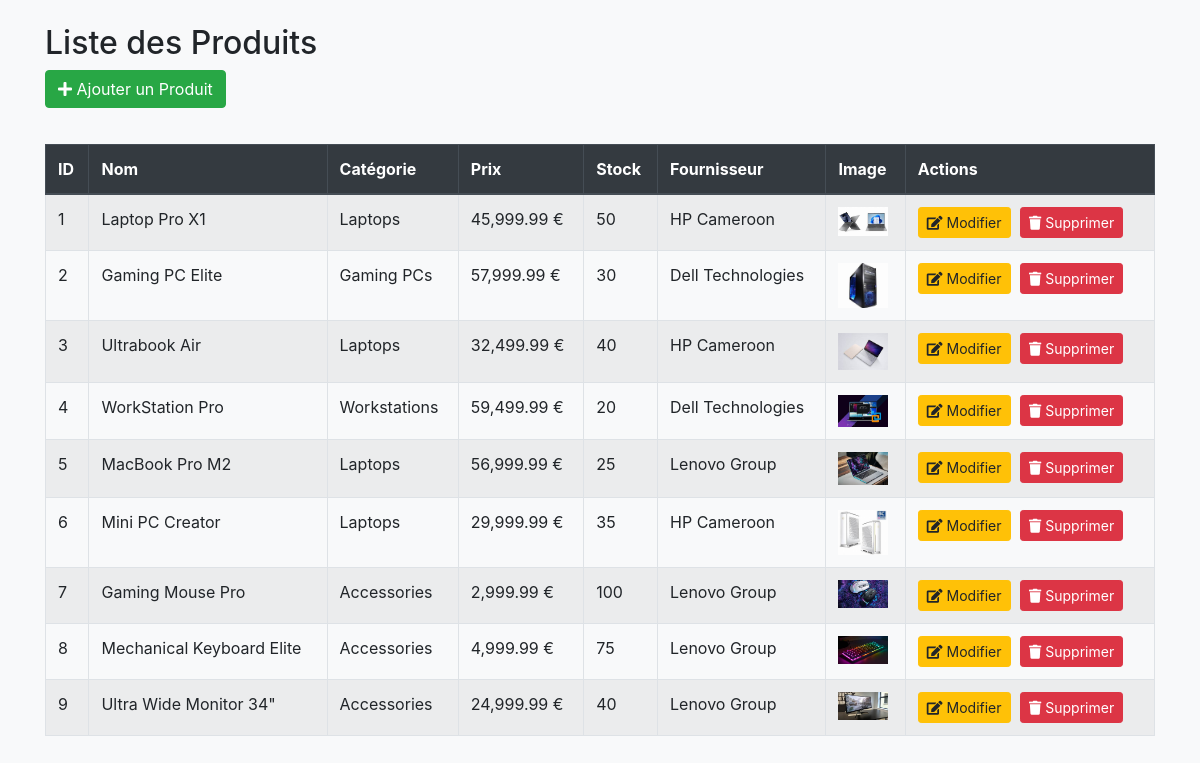
/admin/products.php, run on the app's committed database.
### tables this page shows
CREATE TABLE products (
    product_id INT PRIMARY KEY AUTO_INCREMENT,
    category_id INT,
    name VARCHAR(255) NOT NULL,
    description TEXT,
    specifications TEXT,
    price DECIMAL(10,2) NOT NULL,
    original_price DECIMAL(10,2),
    image_path VARCHAR(255),
    badge VARCHAR(50),
    stock_quantity INT DEFAULT 0,
    is_featured BOOLEAN DEFAULT FALSE,
    created_at TIMESTAMP DEFAULT CURRENT_TIMESTAMP,
    sales_count INT DEFAULT 0,
    low_stock_threshold INT DEFAULT 5,
    supplier_id INT NULL,
    warranty_period VARCHAR(50),
    return_policy TEXT,
    FOREIGN KEY (category_id) REFERENCES product_categories(category_id)
);

CREATE TABLE product_categories (
    category_id INT PRIMARY KEY AUTO_INCREMENT,
    category_name VARCHAR(100) NOT NULL,
    description TEXT
);

CREATE TABLE suppliers (
    supplier_id INT PRIMARY KEY AUTO_INCREMENT,
    company_name VARCHAR(100) NOT NULL,
    contact_name VARCHAR(100) NOT NULL,
    email VARCHAR(100) UNIQUE NOT NULL,
    phone_number VARCHAR(20),
    address TEXT,
    created_at TIMESTAMP DEFAULT CURRENT_TIMESTAMP
);

### admin/products.php (the view, shortened to what this page needs)
<?php
require_once '../DatabaseConnection/db_config.php';
$sql = "SELECT p.*, c.category_name, s.company_name AS supplier_name
        FROM products p
        LEFT JOIN product_categories c ON p.category_id = c.category_id
        LEFT JOIN suppliers s ON p.supplier_id = s.supplier_id
        ORDER BY p.product_id ASC";
$products = $conn->query($sql);
?>
<!DOCTYPE html>
<html lang="fr">
<head>
    <link href="https://stackpath.bootstrapcdn.com/bootstrap/4.5.2/css/bootstrap.min.css" rel="stylesheet">
    <link href="https://cdnjs.cloudflare.com/ajax/libs/font-awesome/5.15.4/css/all.min.css" rel="stylesheet">
</head>
<body>
<div class="container">
    <h2 class="mt-4">Liste des Produits</h2>
    <button type="button" class="btn btn-success mb-3" id="showAddProductModal">
        <i class="fas fa-plus"></i> Ajouter un Produit
    </button>
    <div class="table-responsive">
        <table class="table table-striped table-bordered">
            <thead class="thead-dark">
                <tr>
                    <th>ID</th>
                    <th>Nom</th>
                    <th>Catégorie</th>
                    <th>Prix</th>
                    <th>Stock</th>
                    <th>Fournisseur</th>
                    <th>Image</th>
                    <th>Actions</th>
                </tr>
            </thead>
            <tbody>
                <?php while ($row = $products->fetch_assoc()): ?>
                <tr id="product-<?php echo $row['product_id']; ?>">
                    <td><?php echo $row['product_id']; ?></td>
                    <td><?php echo htmlspecialchars($row['name']); ?></td>
                    <td><?php echo htmlspecialchars($row['category_name']); ?></td>
                    <td><?php echo number_format($row['price'], 2) . ' €'; ?></td>
                    <td><?php echo $row['stock_quantity']; ?></td>
                    <td><?php echo htmlspecialchars($row['supplier_name'] ?? 'N/A'); ?></td>
                    <td><?php if(!empty($row['image_path'])): ?>
                           <img src="<?php echo $row['image_path']; ?>" width="50" alt="Product Image">
                        <?php else: ?>
                           <span>No Image</span>
                        <?php endif; ?>
                    </td>
                    <td>
                        <button class="btn btn-warning btn-sm edit-product"
                                data-id="<?php echo $row['product_id']; ?>"
                                data-name="<?php echo htmlspecialchars($row['name']); ?>"
                                data-category="<?php echo $row['category_id']; ?>"
                                data-price="<?php echo $row['price']; ?>"
                                data-original-price="<?php echo $row['original_price']; ?>"
                                data-stock="<?php echo $row['stock_quantity']; ?>"
                                data-description="<?php echo htmlspecialchars($row['description']); ?>"
                                data-specifications="<?php echo htmlspecialchars($row['specifications']); ?>"
                                data-warranty="<?php echo htmlspecialchars($row['warranty_period']); ?>"
                                data-return-policy="<?php echo htmlspecialchars($row['return_policy']); ?>"
                                data-image="<?php echo $row['image_path']; ?>"
                                data-badge="<?php echo htmlspecialchars($row['badge']); ?>"
                                data-featured="<?php echo $row['is_featured']; ?>"
                                data-low-stock="<?php echo $row['low_stock_threshold']; ?>"
                                data-supplier="<?php echo $row['supplier_id']; ?>">
                            <i class="fas fa-edit"></i> Modifier
                        </button>
                        <button class="btn btn-danger btn-sm delete-product"
                                data-id="<?php echo $row['product_id']; ?>">
                            <i class="fas fa-trash"></i> Supprimer
                        </button>
                    </td>
                </tr>
                <?php endwhile; ?>
            </tbody>
        </table>
    </div>
</div>
</body>
</html>

### admin/products.php (style rules this page uses)
body { background-color: #f8f9fa; }
.table-responsive { margin-top: 20px; }
.btn { margin-right: 5px; }

### data on the page
products: product_id "1", name "Laptop Pro X1", category.category_name "Laptops", price "45,999.99", stock_quantity "50", supplier.company_name "HP Cameroon", image_path (picture)
products: product_id "2", name "Gaming PC Elite", category.category_name "Gaming PCs", price "57,999.99", stock_quantity "30", supplier.company_name "Dell Technologies", image_path (picture)
products: product_id "3", name "Ultrabook Air", category.category_name "Laptops", price "32,499.99", stock_quantity "40", supplier.company_name "HP Cameroon", image_path (picture)
products: product_id "4", name "WorkStation Pro", category.category_name "Workstations", price "59,499.99", stock_quantity "20", supplier.company_name "Dell Technologies", image_path (picture)
products: product_id "5", name "MacBook Pro M2", category.category_name "Laptops", price "56,999.99", stock_quantity "25", supplier.company_name "Lenovo Group", image_path (picture)
products: product_id "6", name "Mini PC Creator", category.category_name "Laptops", price "29,999.99", stock_quantity "35", supplier.company_name "HP Cameroon", image_path (picture)
products: product_id "7", name "Gaming Mouse Pro", category.category_name "Accessories", price "2,999.99", stock_quantity "100", supplier.company_name "Lenovo Group", image_path (picture)
products: product_id "8", name "Mechanical Keyboard Elite", category.category_name "Accessories", price "4,999.99", stock_quantity "75", supplier.company_name "Lenovo Group", image_path (picture)
products: product_id "9", name "Ultra Wide Monitor 34\"", category.category_name "Accessories", price "24,999.99", stock_quantity "40", supplier.company_name "Lenovo Group", image_path (picture)
